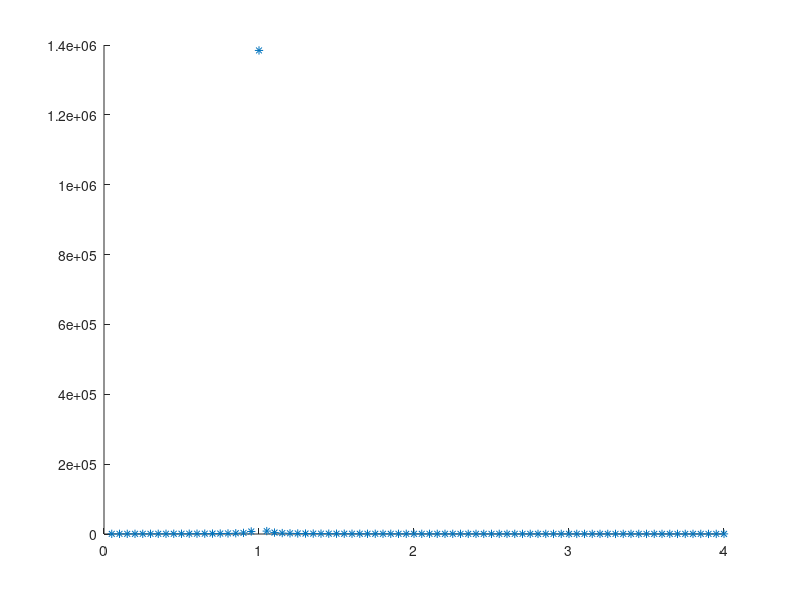

Recreate this plot in MATLAB. (Note: this script raises an error after producing the figure.)
% Shows double descent in test MSE vs model dimension
% using minimum-norm least squares with random features.

clear; close all; clc;
% rng(0);

%% Settings
p_train = 100;      % number of training samples
p_test  = 5000;     % number of test samples
D       = 400;      % ambient feature dimension (must >= max p)
sigma   = 0.5;      % noise level
n_rep   = 30;       % repetitions to smooth the curve

n_list = 5 : 5 : 400;     % model sizes (#parameters) to sweep
n_p    = length(n_list);

% test error
test_mse = zeros(n_p, 1);

%% Main loop
w_true  = 1 * randn(D,1);

for rep = 1 : n_rep
    % Generate random design and ground truth
    X_train = randn(p_train, D);
    X_test  = randn(p_test,  D);    
    
    y_train = X_train * w_true + sigma * randn(p_train, 1);
    y_test  = X_test  * w_true + sigma * randn(p_test, 1);
    
    for i = 1 : n_p
        n = n_list(i);
        
        % Use only first n features as the model
        Z_train = X_train(:, 1 : n);   % n x p_train
        Z_test  = X_test(:, 1 : n);    % n x p_test
        
        % Fit minimum-norm interpolating solution:
        % underparam (n <= p): standard OLS;
        % overparam (n > p): min-norm solution via dual form.
        if n <= p_train
            % (Z'Z)^{-1} Z' y
            w_hat = (Z_train' * Z_train) \ (Z_train' * y_train);
        else
            % min-norm: Z' (Z Z')^{-1} y
            ZZt = Z_train * Z_train';
            w_hat = Z_train' * (ZZt \ y_train);
        end
        
        y_pred = Z_test * w_hat;
        test_mse(i) = test_mse(i) + mean((y_pred - y_test) .^ 2);
    end
end

% Average over repetitions
test_mse = test_mse / n_rep;

%% Plot double descent
figure;
scatter(n_list / p_train, test_mse, '*', 'DisplayName', 'Empirical Generalization Error');
hold on;

% Mark interpolation threshold p = n_train
xline(1, '--', 'LineWidth', 1.5, 'DisplayName', '$n = p$');
ylim([0, 3000]);

xlabel('Parameter / Data $\gamma = n / p$', 'Interpreter', 'latex');
ylabel('Generalization Error');
legend('Interpreter', 'latex');
% set(gca, 'XScale', 'log');
grid on;
fontname('Times New Roman');
fontsize(20, 'points');
set(gcf, 'Color', [1, 1, 1]);

%% Theoretical double descent curve
% Theoretical Curve
theory_mse = zeros(D, 1);
for n = 1 : D
    gamma = n / p_train;
    if n >= p_train
        theory_mse(n) = (gamma - 1) / gamma * norm(w_true(1 : n)) ^ 2 + (sigma ^ 2 + norm(w_true(n + 1 : end)) ^ 2) / (gamma - 1) + norm(w_true(n + 1 : end)) ^ 2;
    else
        theory_mse(n) = gamma / (1 - gamma) * (sigma ^ 2 + norm(w_true(n + 1 : end)) ^ 2) + norm(w_true(n + 1 : end)) ^ 2;
    end
end

plot((1 : D) / p_train, theory_mse, 'LineWidth', 2, 'DisplayName', 'Theoretical Generalization Error');

% exportgraphics(gcf, 'doubleDescent2.pdf', 'ContentType', 'vector');